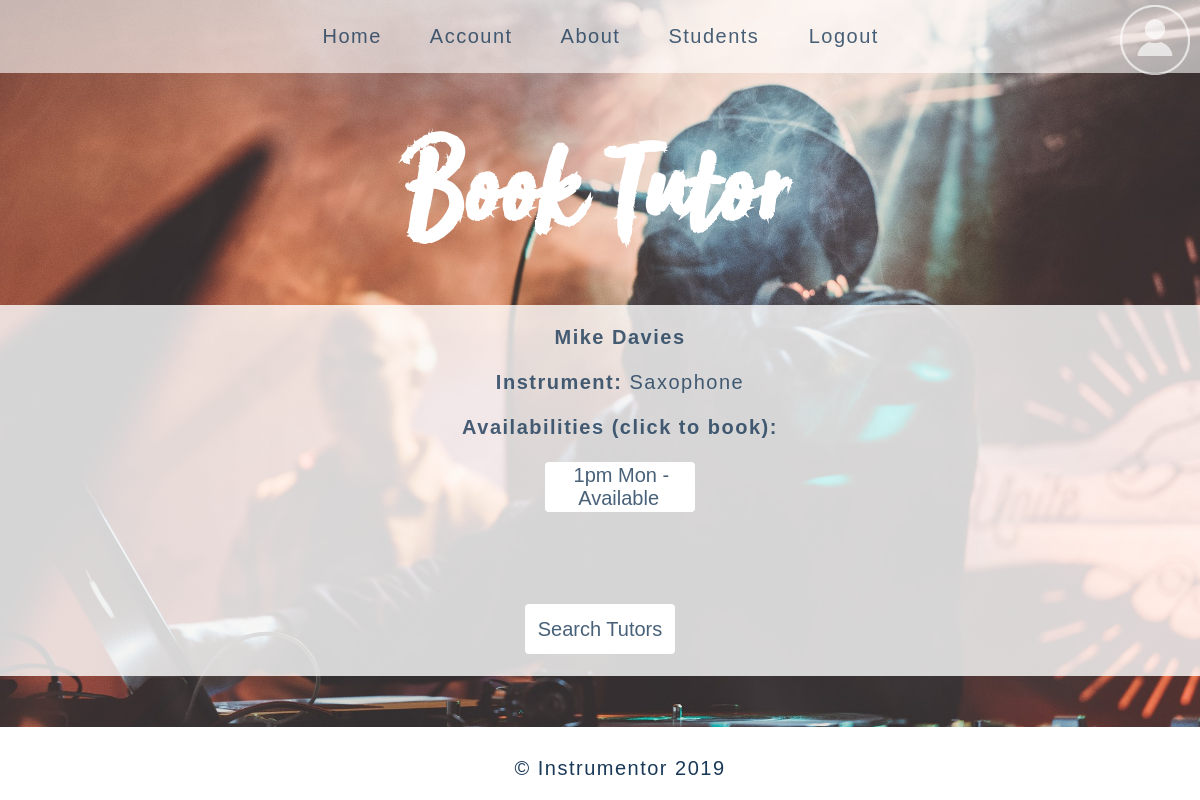
/home/book/2 (signed in), run on the app's committed database.
### home/models.py (models this page shows, shortened)
class Tutor(models.Model):
    profile_pic = models.ImageField(upload_to="images/", default="concert.jpg") # pip3 install pillow
    name = models.CharField(max_length=150)
    experience = models.TextField(null=True, blank=True)
    instrument_avail = models.BooleanField(null=True, blank=True)
    price = models.DecimalField(max_digits=8, decimal_places=2, blank=True, null=True)
    instrument = models.ForeignKey('Instrument', on_delete=models.SET_NULL, null=True)
    user = models.OneToOneField(User, on_delete=models.CASCADE, null=False, primary_key=True)

class Instrument(models.Model):
    name = models.CharField(max_length=150)
    def __str__(self):
        return self.name

class Availability(models.Model):
    tutor = models.ForeignKey(Tutor, on_delete=models.CASCADE)
    hour = models.ForeignKey(Hour, on_delete=models.CASCADE)
    available = models.BooleanField(default=False)
    def __str__(self):
        if self.available:
            return self.hour.hour + ' ' \
                + self.hour.day_of_week + ' - Available'
        else:
            return 'Sorry no availabilities'

class Hour(models.Model):
    DAYS =(
    ('Mon','Monday'),
    ('Tues','Tuesday'),
    ('Wed','Wednesday'),
    ('Thurs','Thursday'),
    ('Fri','Friday'),
    ('Sat','Saturday'),
    ('Sun','Sunday',)
    )
    hour = models.CharField(max_length=8)
    day_of_week = models.CharField(choices=DAYS, max_length=10)

### home/views.py (the view)
# urls.py: path('book/<pk>', views.book, name = 'book'),
def book(request, pk):
    tutor = get_object_or_404(Tutor, pk=pk)
    tutors = Tutor.objects.all()
    avail = Availability.objects.all()
    return render(request, 'book.html', {
        'tutors': tutors, 'avail': avail, 'tutor': tutor})

### home/templates/book.html
{% include "base.html" %}
{% load static  %}
{% block header %}
  <h1 id="home">Book Tutor</h1>
{% endblock %}
{% block profile %}
<section class="content3">
    <ul>
      <p><b>{{tutor.user.first_name|capfirst}} {{tutor.user.last_name|capfirst}}</b></p>
      <p><b>Instrument:</b> {{ tutor.instrument}}</p>
      <p><b>Availabilities (click to book):</b></p>
        {% for avail in avail %}
        {% if avail.available == True %}
          <div class="btn-group2">
            <button class="button2">
              <a href="{% url 'booking' avail.pk %}">{{ avail }}</a>
            </button>
          </div>
      {% endif %}
    {% endfor %}
    </ul>
    <br><br>
    <div class="btn-group2">
      <button class="button2">
        <a href="{% url 'tutors' %}">Search Tutors</a>
      </button>
    </div>
</section>
{% endblock %}

### static/style.css (style rules this page uses)
body h1 { margin: 0; font-size: 10vw; padding: 150px 10px 60px 0; line-height: 50px; font-family: 'Sun Valley'; text-align: center; color: white; }
body p { font-size: 20px; }
.btn-group2 { width: 100%; display:inline-block; padding-bottom: 20px; }
.btn-group2 .button2 { background-color: white; color: rgba(16, 57, 90, 0.7); cursor: pointer; width: 150px; height: 50px; border-radius: 4px; border: none; text-align: center; font-size: 18px; margin: 2px; }
a { color: rgba(26, 57, 88, 0.8); text-decoration: none; font-size:20px; padding:2%; }
header p { text-align:center; }
.content3 { margin-top: 20px; color: rgba(26, 57, 88, 0.8); background-color:rgba(255, 255, 255, 0.8); width:100%; min-height: 40%; overflow: auto; }

### data on the page
Tutor: user.first_name "Mike", user.last_name "Davies", instrument "Saxophone"
Availability: available+hour "1pm Mon - Available"
